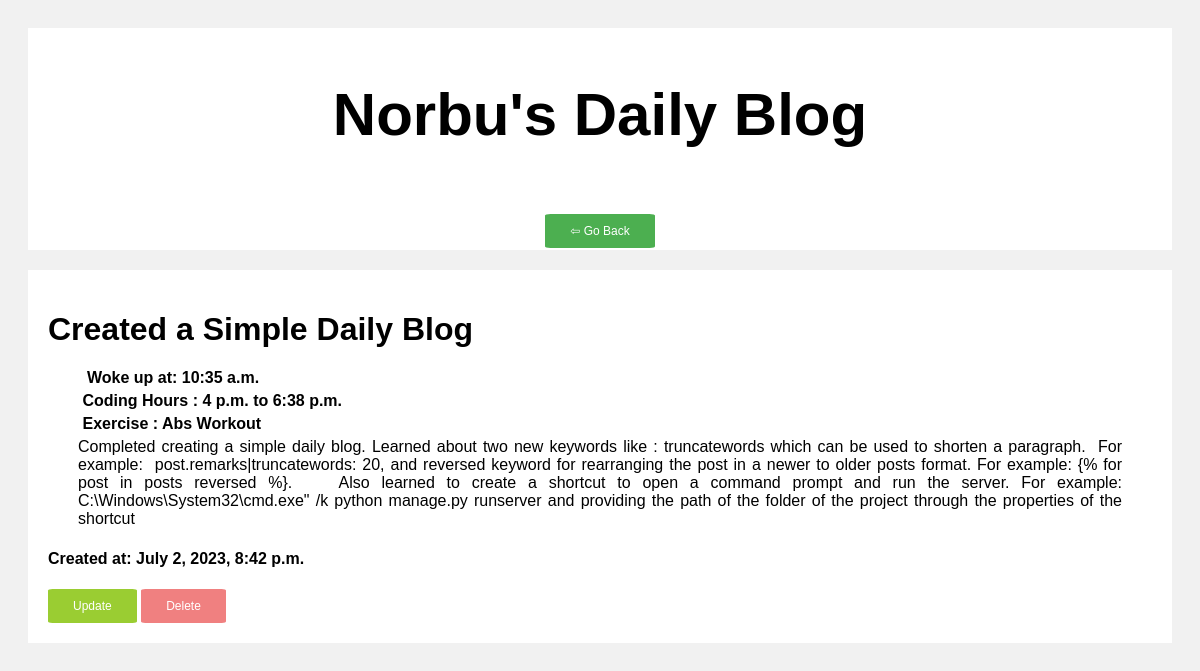
Screenshot of /post/3 with the database file from the repository.
### posts/models.py (models this page shows)
class Post(models.Model):
    title = models.CharField(max_length=1000, default= "null")
    wake_up = models.TimeField()
    coding_hours_start = models.TimeField(default=timezone.now)
    coding_hours_end = models.TimeField(default=timezone.now)
    exercise = models.CharField(max_length=100)
    remarks = models.CharField(max_length=1000000)
    created_at = models.DateTimeField(default = datetime.now, blank = True)

### posts/views.py (the view)
# urls.py: path('post/<str:id>', views.post, name="post"),
def post(request, id):
    posts = Post.objects.get(id=id)
    return render(request, 'post.html', {'posts': posts})

### templates/post.html (shortened to what this page needs)
<!DOCTYPE html>
<html>
<head>
</head>
<body>
<div class="header">
  <h2>Norbu's Daily Blog</h2>
  <a href="{% url 'index'%}"><button class= 'button' type = "submit"> ⇦ Go Back</button> </a>
</div>
<div class="row">
  <div class="leftcolumn">
        <div class = "card">
                <h1>{{posts.title}}</h1>
                <p > <b> Woke up at: {{posts.wake_up}}</b></p>
                <p> <b>Coding Hours : {{posts.coding_hours_start}} to {{posts.coding_hours_end}} </b></p>
                <p> <b>Exercise : {{posts.exercise}} </b></p>
                <div class = "wrap-it">
                <p>{{posts.remarks}}</p>
                </div>
                <h4> Created at: {{posts.created_at}}</h4>
                <a href="{% url 'update' posts.id%}"> <button  style=" background-color: yellowgreen" type="submit" class="button">Update</button></a>
                <a href="delete/{{posts.id}}"> <button  style=" background-color: lightcoral" type="submit" class="button">Delete</button></a>
        </div>
  </div>
</div>
</body>
</html>

### templates/post.html (style rules this page uses)
* { box-sizing: border-box; }
body { font-family: Arial; padding: 20px; background: #f1f1f1; }
.header { padding: 2px; font-size: 40px; text-align: center; background: white; }
.leftcolumn { float: left; width: 100%; }
.card { background-color: white; padding: 20px; margin-top: 20px; }
.row:after { content: ""; display: table; clear: both; }
.button { background-color: #4CAF50; border: none; border-radius: 5%; color: white; padding: 10px 25px; text-align: center; text-decoration: none; display: inline-block; font-size: 12px; }
p { overflow-wrap: break-word; white-space: pre-wrap; text-align: justify; margin: 5px 30px; }

### rows the page displays
Post: title "Created a Simple Daily Blog", wake_up "10:35 a.m.", coding_hours_start "4 p.m.", coding_hours_end "6:38 p.m.", exercise "Abs Workout", remarks "Completed creating a simple daily blog. Learned about two new keywords like : truncatewords which can be used to shorten a paragraph. For example: post.remarks|truncatewords: 20, and reversed keyword for rearranging the post in a newer to older posts format. For example: {% for post in posts reversed %}. Also learned to create a shortcut to open a command prompt and run the server. For example: C:\\Windows\\System32\\cmd.exe\" /k python manage.py runserver and providing the path of the folder of the project through the properties of the shortcut", created_at "July 2, 2023, 8:42 p.m."
